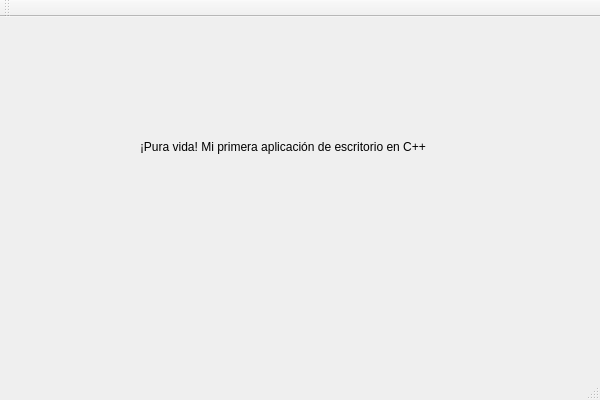
<?xml version="1.0" encoding="UTF-8"?>
<ui version="4.0">
 <class>QtWidgetsApplication1Class</class>
 <widget class="QMainWindow" name="QtWidgetsApplication1Class">
  <property name="geometry">
   <rect>
    <x>0</x>
    <y>0</y>
    <width>600</width>
    <height>400</height>
   </rect>
  </property>
  <property name="windowTitle">
   <string>QtWidgetsApplication1</string>
  </property>
  <widget class="QWidget" name="centralWidget">
   <widget class="QLabel" name="iblsaludo">
    <property name="geometry">
     <rect>
      <x>140</x>
      <y>120</y>
      <width>291</width>
      <height>20</height>
     </rect>
    </property>
    <property name="text">
     <string>¡Pura vida! Mi primera aplicación de escritorio en C++</string>
    </property>
   </widget>
  </widget>
  <widget class="QMenuBar" name="menuBar">
   <property name="geometry">
    <rect>
     <x>0</x>
     <y>0</y>
     <width>600</width>
     <height>21</height>
    </rect>
   </property>
  </widget>
  <widget class="QToolBar" name="mainToolBar">
   <attribute name="toolBarArea">
    <enum>TopToolBarArea</enum>
   </attribute>
   <attribute name="toolBarBreak">
    <bool>false</bool>
   </attribute>
  </widget>
  <widget class="QStatusBar" name="statusBar"/>
 </widget>
 <layoutdefault spacing="6" margin="11"/>
 <resources>
  <include location="QtWidgetsApplication1.qrc"/>
 </resources>
 <connections/>
</ui>
